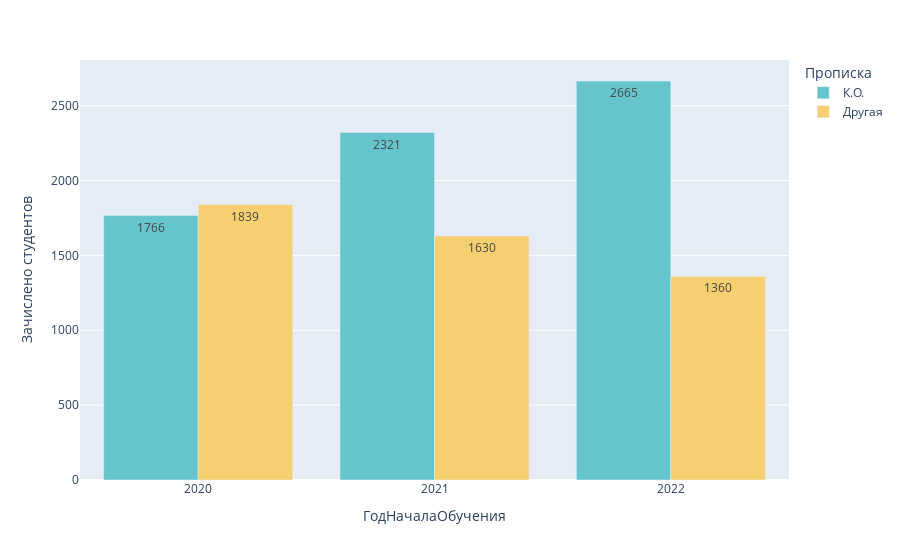

Notebook cell for this chart:
### Code cell
# def get_reg(reg):
# df11 = df.loc[df['АдресРегистрации'] == 'Калининградская область']
# df22 = df.loc[df['АдресРегистрации'] != 'Калининградская область']
# df.groupby('АдресРегистрации').
df01 = df[df['АдресРегистрации'].str.contains('Калининградская')]
df01 = df01.groupby(['ДатаНачалаОбучения'], as_index=True).count() 
df01 = df01.filter(like='2020', axis=0)
df01 = df01.reset_index(level=['ДатаНачалаОбучения'])
df01 = df01.assign(ГодНачалаОбучения = '2020')
df01 = df01.assign(Прописка = 'К.О.')
df01 = df01.groupby(["ГодНачалаОбучения", 'Прописка'], as_index=False).sum()
# df01
df02 = df[df["АдресРегистрации"].str.contains("Калининградская") == False]
df02 = df02.groupby(['ДатаНачалаОбучения'], as_index=True).count() 
df02 = df02.filter(like='2020', axis=0)
df02 = df02.reset_index(level=['ДатаНачалаОбучения'])
df02 = df02.assign(ГодНачалаОбучения = '2020')
df02 = df02.assign(Прописка = 'Другая')
df02 = df02.groupby(["ГодНачалаОбучения", 'Прописка'], as_index=False).sum()

df_03 = pd.concat([df01, df02], ignore_index=True)

df03 = df[df['АдресРегистрации'].str.contains('Калининградская')]
df03 = df03.groupby(['ДатаНачалаОбучения'], as_index=True).count() 
df03 = df03.filter(like='2021', axis=0)
df03 = df03.reset_index(level=['ДатаНачалаОбучения'])
df03 = df03.assign(ГодНачалаОбучения = '2021')
df03 = df03.assign(Прописка = 'К.О.')
df03 = df03.groupby(["ГодНачалаОбучения", 'Прописка'], as_index=False).sum()
# df01
df04 = df[df["АдресРегистрации"].str.contains("Калининградская") == False]
df04 = df04.groupby(['ДатаНачалаОбучения'], as_index=True).count() 
df04 = df04.filter(like='2021', axis=0)
df04 = df04.reset_index(level=['ДатаНачалаОбучения'])
df04 = df04.assign(ГодНачалаОбучения = '2021')
df04 = df04.assign(Прописка = 'Другая')
df04 = df04.groupby(["ГодНачалаОбучения", 'Прописка'], as_index=False).sum()

df_05 = pd.concat([df03, df04], ignore_index=True)

df06 = df[df['АдресРегистрации'].str.contains('Калининградская')]
df06 = df06.groupby(['ДатаНачалаОбучения'], as_index=True).count() 
df06 = df06.filter(like='2022', axis=0)
df06 = df06.reset_index(level=['ДатаНачалаОбучения'])
df06 = df06.assign(ГодНачалаОбучения = '2022')
df06 = df06.assign(Прописка = 'К.О.')
df06 = df06.groupby(["ГодНачалаОбучения", 'Прописка'], as_index=False).sum()
# df01
df07 = df[df["АдресРегистрации"].str.contains("Калининградская") == False]
df07 = df07.groupby(['ДатаНачалаОбучения'], as_index=True).count() 
df07 = df07.filter(like='2022', axis=0)
df07 = df07.reset_index(level=['ДатаНачалаОбучения'])
df07 = df07.assign(ГодНачалаОбучения = '2022')
df07 = df07.assign(Прописка = 'Другая')
df07 = df07.groupby(["ГодНачалаОбучения", 'Прописка'], as_index=False).sum()

df_08 = pd.concat([df06, df07], ignore_index=True)

df_09 = pd.concat([df_03, df_05, df_08], ignore_index=True)


fig2_1 = px.bar(df_09, x='ГодНачалаОбучения', y='GUID', color='Прописка', 
                text_auto=True, labels={'GUID':'Зачислено студентов'}, 
                barmode="group", color_discrete_sequence=px.colors.qualitative.Pastel)
fig2_1.show()

# get_form('Очная')
# get_form('Заочная')
# get_form('Очно-заочная')

### Figure 1 — Plotly figure (JSON) as saved in the notebook; plotly's stock layout.template omitted (floating-point values rounded to 4 significant figures)
{"data": [{"alignmentgroup": "True", "hovertemplate": "Прописка=К.О.<br>ГодНачалаОбучения=%{x}<br>Зачислено студентов=%{y}<extra></extra>", "legendgroup": "К.О.", "marker": {"color": "rgb(102, 197, 204)", "pattern": {"shape": ""}}, "name": "К.О.", "offsetgroup": "К.О.", "orientation": "v", "showlegend": true, "textposition": "auto", "texttemplate": "%{y}", "type": "bar", "x": ["2020", "2021", "2022"], "xaxis": "x", "y": [1766, 2321, 2665], "yaxis": "y"}, {"alignmentgroup": "True", "hovertemplate": "Прописка=Другая<br>ГодНачалаОбучения=%{x}<br>Зачислено студентов=%{y}<extra></extra>", "legendgroup": "Другая", "marker": {"color": "rgb(246, 207, 113)", "pattern": {"shape": ""}}, "name": "Другая", "offsetgroup": "Другая", "orientation": "v", "showlegend": true, "textposition": "auto", "texttemplate": "%{y}", "type": "bar", "x": ["2020", "2021", "2022"], "xaxis": "x", "y": [1839, 1630, 1360], "yaxis": "y"}], "layout": {"barmode": "group", "legend": {"title": {"text": "Прописка"}, "tracegroupgap": 0}, "margin": {"t": 60}, "xaxis": {"anchor": "y", "domain": [0, 1], "title": {"text": "ГодНачалаОбучения"}}, "yaxis": {"anchor": "x", "domain": [0, 1], "title": {"text": "Зачислено студентов"}}}}
